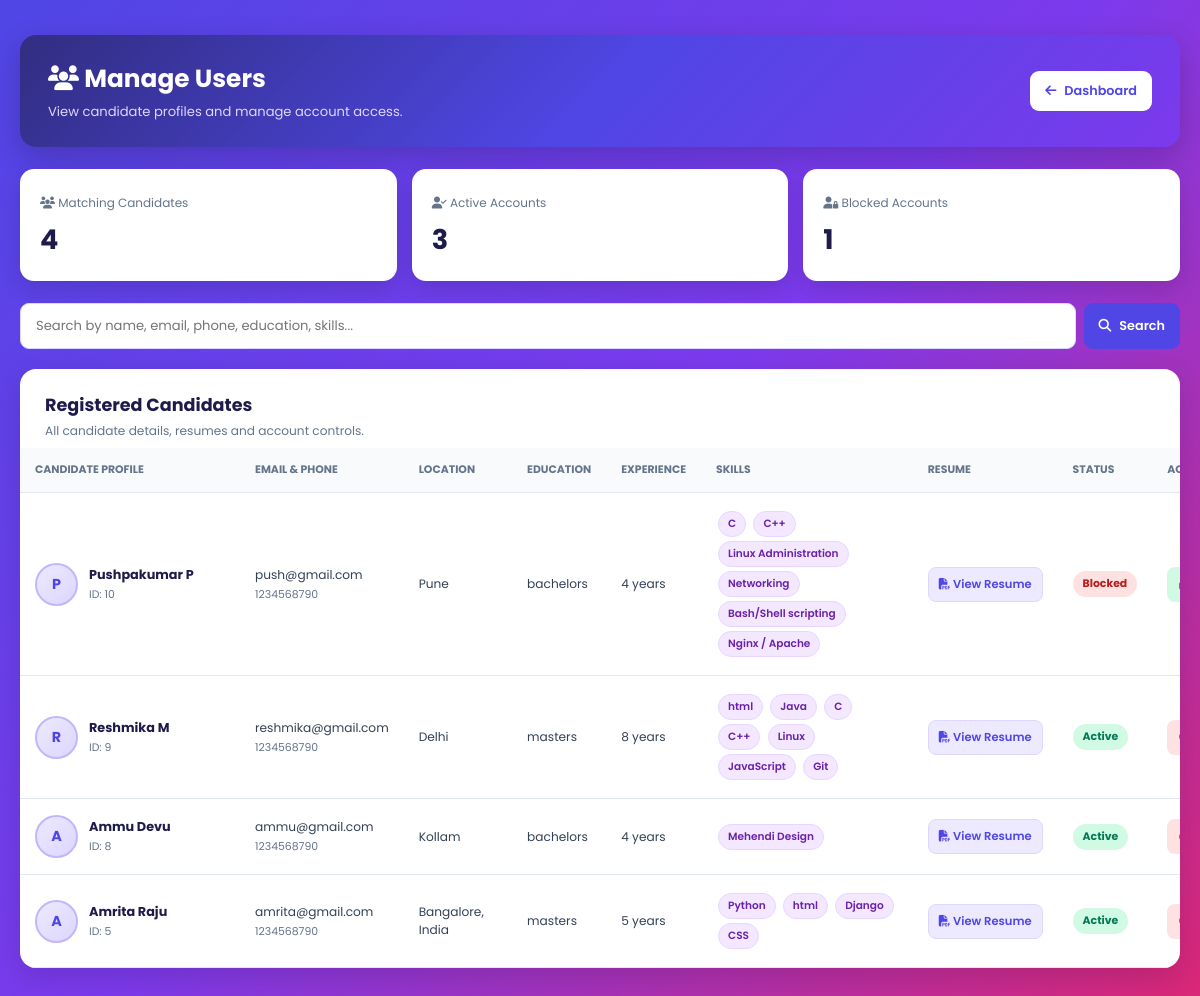
Page /admin_manage_users/ (signed in) on the committed database.
### app/models.py (models this page shows)
class CandidateProfile(models.Model):
    user = models.OneToOneField(User, on_delete=models.CASCADE)
    phone = models.CharField(max_length=15, blank=True)
    location = models.CharField(max_length=100, blank=True)
    education = models.CharField(max_length=200, blank=True)
    experience = models.IntegerField(default=0)
    skills = models.ManyToManyField(Skill, blank=True)
    resume = models.FileField(upload_to='resumes/', blank=True, null=True)

class Skill(models.Model):
    name = models.CharField(max_length=100, unique=True)

### app/views.py (the view, shortened to what this page needs)
# urls.py: path('admin_manage_users/', views.admin_manage_users, name='admin_manage_users'),
@login_required
@user_passes_test(lambda user: user.is_staff, login_url='adminlogin')
def admin_manage_users(request):
    query = request.GET.get('q', '').strip()
    candidates = (
        CandidateProfile.objects
        .select_related('user')
        .prefetch_related('skills')
        .all()
        .order_by('-id')
    )
    active_count = candidates.filter(
        user__is_active=True
    ).count()
    blocked_count = candidates.filter(
        user__is_active=False
    ).count()
    return render(
        request,
        'admin_manage_users.html',
        {
            'candidates': candidates,
            'query': query,
            'active_count': active_count,
            'blocked_count': blocked_count,
        }
    )

### app/templates/admin_manage_users.html (shortened to what this page needs)
<!DOCTYPE html>
<html lang="en">
<head>
    <link rel="stylesheet" href="https://cdnjs.cloudflare.com/ajax/libs/font-awesome/6.4.0/css/all.min.css">
</head>
<body>
<div class="container">
    <header class="header">
        <div>
            <h1><i class="fa-solid fa-users"></i> Manage Users</h1>
            <p>View candidate profiles and manage account access.</p>
        </div>
        <div class="header-actions">
            <a href="{% url 'admin_dashboard' %}" class="back-btn">
                <i class="fa-solid fa-arrow-left"></i> Dashboard
            </a>
        </div>
    </header>
    <section class="stats">
        <div class="stat-card">
            <span><i class="fa-solid fa-users"></i> Matching Candidates</span>
            <h2>{{ candidates|length }}</h2>
        </div>
        <div class="stat-card">
            <span><i class="fa-solid fa-user-check"></i> Active Accounts</span>
            <h2>{{ active_count }}</h2>
        </div>
        <div class="stat-card">
            <span><i class="fa-solid fa-user-lock"></i> Blocked Accounts</span>
            <h2>{{ blocked_count }}</h2>
        </div>
    </section>
    <form method="get" class="search-form">
        <input
            type="search"
            name="q"
            value="{{ query }}"
            placeholder="Search by name, email, phone, education, skills..."
            class="search-input"
        >
        <button type="submit" class="search-btn">
            <i class="fa-solid fa-magnifying-glass"></i> Search
        </button>
    </form>
    <section class="table-card">
        <div class="table-heading">
            <h2>Registered Candidates</h2>
            <p>All candidate details, resumes and account controls.</p>
        </div>
        <div class="table-wrapper">
            <table>
                <thead>
                    <tr>
                        <th>Candidate Profile</th>
                        <th>Email & Phone</th>
                        <th>Location</th>
                        <th>Education</th>
                        <th>Experience</th>
                        <th>Skills</th>
                        <th>Resume</th>
                        <th>Status</th>
                        <th>Action</th>
                    </tr>
                </thead>
                <tbody>
                {% for candidate in candidates %}
                    <tr>
                        <td>
                            <div class="profile">
                                <div class="avatar">
                                    {% if candidate.user.first_name %}
                                        {{ candidate.user.first_name|first|upper }}
                                    {% else %}
                                        {{ candidate.user.username|first|upper }}
                                    {% endif %}
                                </div>
                                <div>
                                    <strong>
                                        {{ candidate.user.get_full_name|default:candidate.user.username }}
                                    </strong>
                                    <span class="subtext">ID: {{ candidate.id }}</span>
                                </div>
                            </div>
                        </td>
                        <td>
                            <a class="email-link" href="mailto:{{ candidate.user.email }}">
                                {{ candidate.user.email }}
                            </a>
                            <span class="subtext">
                                {{ candidate.phone|default:"Phone not provided" }}
                            </span>
                        </td>
                        <td>{{ candidate.location|default:"Not specified" }}</td>
                        <td>{{ candidate.education|default:"Not specified" }}</td>
                        <td>{{ candidate.experience|default_if_none:0 }} years</td>
                        <td>
                            <div class="skills">
                                {% for skill in candidate.skills.all %}
                                    <span class="skill-tag">{{ skill.name }}</span>
                                {% empty %}
                                    <span class="muted">No skills added</span>
                                {% endfor %}
                            </div>
                        </td>
                        <td>
                            {% if candidate.resume %}
                                <a href="{{ candidate.resume.url }}"
                                   target="_blank"
                                   rel="noopener noreferrer"
                                   class="resume-btn">
                                    <i class="fa-solid fa-file-pdf"></i> View Resume
                                </a>
                            {% else %}
                                <span class="muted">No resume</span>
                            {% endif %}
                        </td>
                        <td>
                            {% if candidate.user.is_active %}
                                <span class="status status-active">Active</span>
                            {% else %}
                                <span class="status status-blocked">Blocked</span>
                            {% endif %}
                        </td>
                        <td>
                            {% if candidate.user.is_staff or candidate.user.is_superuser %}
                                <span class="muted">Admin account</span>
                            {% else %}
                                <form method="post">
                                    {% if candidate.user.is_active %}
                                        <button type="submit" class="action-btn block-btn"
                                            onclick="return confirm('Block this candidate account?');">
                                        </button>
                                    {% else %}
                                        <button type="submit" class="action-btn unblock-btn"
                                            onclick="return confirm('Unblock this candidate account?');">
                                        </button>
                                    {% endif %}
                                </form>
                            {% endif %}
                        </td>
                    </tr>
                {% endfor %}
                </tbody>
            </table>
        </div>
    </section>
</div>
</body>
</html>

### app/templates/admin_manage_users.html (style rules this page uses)
* { margin: 0; padding: 0; box-sizing: border-box; }
:root { --primary: #4f46e5; --secondary: #7c3aed; --accent: #db2777; --text-dark: #1e1b4b; --text-main: #334155; --text-muted: #64748b; --border: #e2e8f0; --success: #16a34a; --danger: #dc2626; }
body { font-family: 'Poppins', sans-serif; min-height: 100vh; padding: 35px 20px; background: linear-gradient(135deg, #4f46e5, #7c3aed 50%, #db2777); color: var(--text-main); }
.container { max-width: 1500px; margin: auto; }
.header { display: flex; justify-content: space-between; align-items: center; flex-wrap: wrap; gap: 20px; margin-bottom: 22px; padding: 25px 28px; border-radius: 16px; background: linear-gradient(135deg, #312e81, #4f46e5, #7c3aed); color: white; box-shadow: 0 10px 30px #0003; }
.header h1 { font-size: 1.55rem; margin-bottom: 5px; }
.header p { font-size: .82rem; color: #ddd6fe; }
.header-actions { display: flex; gap: 10px; flex-wrap: wrap; }
.back-btn, .search-btn { display: inline-flex; align-items: center; justify-content: center; gap: 8px; padding: 11px 15px; border: 0; border-radius: 9px; background: white; color: var(--primary); font: 600 .8rem 'Poppins', sans-serif; text-decoration: none; cursor: pointer; }
.search-form { display: flex; gap: 8px; flex-wrap: wrap; margin-bottom: 20px; }
.search-input { flex: 1; min-width: 220px; padding: 12px 15px; border: 1px solid #ddd6fe; border-radius: 9px; outline: none; font: .82rem 'Poppins', sans-serif; }
.search-btn { background: var(--primary); color: white; }
.stats { display: grid; grid-template-columns: repeat(3, minmax(0, 1fr)); gap: 15px; margin-bottom: 22px; }
.stat-card { padding: 20px; background: white; border-radius: 14px; box-shadow: 0 8px 22px #0002; }
.stat-card span { color: var(--text-muted); font-size: .75rem; }
.stat-card h2 { color: var(--text-dark); font-size: 1.7rem; margin-top: 5px; }
.table-card { background: white; border-radius: 16px; overflow: hidden; box-shadow: 0 10px 30px #0002; }
.table-heading { padding: 23px 25px 8px; }
.table-heading h2 { color: var(--text-dark); font-size: 1.1rem; }
.table-heading p { color: var(--text-muted); font-size: .76rem; margin-top: 4px; }
.table-wrapper { width: 100%; overflow-x: auto; }
table { width: 100%; min-width: 1250px; border-collapse: collapse; text-align: left; }
th { padding: 14px 15px; background: #f8fafc; border-bottom: 1px solid var(--border); color: var(--text-muted); font-size: .68rem; text-transform: uppercase; white-space: nowrap; }
td { padding: 16px 15px; border-bottom: 1px solid var(--border); font-size: .76rem; vertical-align: middle; }
.profile { display: flex; align-items: center; gap: 11px; min-width: 190px; }
.avatar { width: 43px; height: 43px; flex-shrink: 0; border-radius: 50%; background: linear-gradient(135deg, #ede9fe, #ddd6fe); border: 2px solid #c4b5fd; color: var(--primary); display: flex; align-items: center; justify-content: center; font-weight: 700; font-size: .9rem; }
.profile strong { display: block; color: var(--text-dark); font-size: .8rem; }
.subtext { display: block; color: var(--text-muted); font-size: .68rem; margin-top: 3px; }
.email-link { color: var(--text-main); text-decoration: none; }
.skills { max-width: 230px; min-width: 150px; }
.skill-tag { display: inline-block; background: #f3e8ff; color: #6b21a8; border: 1px solid #e9d5ff; border-radius: 20px; padding: 4px 9px; margin: 2px; font-size: .66rem; font-weight: 600; }
.status { display: inline-block; padding: 5px 10px; border-radius: 20px; font-size: .68rem; font-weight: 700; white-space: nowrap; }
.status-active { color: #047857; background: #d1fae5; }
.status-blocked { color: #b91c1c; background: #fee2e2; }
.action-btn { display: inline-flex; align-items: center; justify-content: center; gap: 6px; border: none; border-radius: 8px; padding: 9px 12px; font: 600 .72rem 'Poppins', sans-serif; cursor: pointer; white-space: nowrap; }
.block-btn { background: #fee2e2; color: #b91c1c; }
.unblock-btn { background: #d1fae5; color: #047857; }
.resume-btn { display: inline-block; padding: 8px 10px; background: #ede9fe; border: 1px solid #ddd6fe; color: var(--primary); border-radius: 8px; text-decoration: none; white-space: nowrap; font-size: .72rem; font-weight: 600; }

### rows in the picture
CandidateProfile: user.first_name|first "P", user.get_full_name "Pushpakumar P", id "10", user.email "push@gmail.com", phone "1234568790", location "Pune", education "bachelors", experience "4", shows "Blocked"
Skill: name "C"
Skill: name "C++"
Skill: name "Linux Administration"
Skill: name "Networking"
Skill: name "Bash/Shell scripting"
Skill: name "Nginx / Apache"
CandidateProfile: user.first_name|first "R", user.get_full_name "Reshmika M", id "9", user.email "reshmika@gmail.com", phone "1234568790", location "Delhi", education "masters", experience "8", shows "Active"
Skill: name "html"
Skill: name "Java"
Skill: name "Linux"
Skill: name "JavaScript"
Skill: name "Git"
CandidateProfile: user.first_name|first "A", user.get_full_name "Ammu Devu", id "8", user.email "ammu@gmail.com", phone "1234568790", location "Kollam", education "bachelors", experience "4", shows "Active"
Skill: name "Mehendi Design"
CandidateProfile: user.first_name|first "A", user.get_full_name "Amrita Raju", id "5", user.email "amrita@gmail.com", phone "1234568790", location "Bangalore, India", education "masters", experience "5", shows "Active"
Skill: name "Python"
Skill: name "Django"
Skill: name "CSS"

### other values in the picture
{{ candidates|length }} "4"
{{ active_count }} "3"
{{ blocked_count }} "1"
